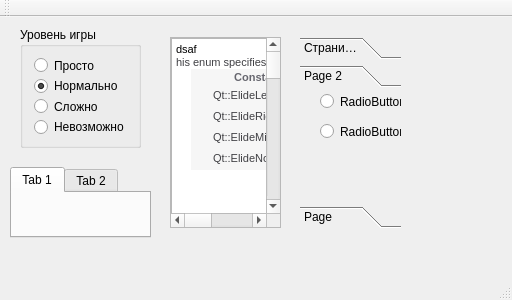
<?xml version="1.0" encoding="UTF-8"?>
<ui version="4.0">
 <class>MainWindow</class>
 <widget class="QMainWindow" name="MainWindow">
  <property name="geometry">
   <rect>
    <x>0</x>
    <y>0</y>
    <width>512</width>
    <height>300</height>
   </rect>
  </property>
  <property name="windowTitle">
   <string>MainWindow</string>
  </property>
  <widget class="QWidget" name="centralWidget">
   <widget class="QGroupBox" name="groupBox">
    <property name="geometry">
     <rect>
      <x>20</x>
      <y>10</y>
      <width>121</width>
      <height>121</height>
     </rect>
    </property>
    <property name="title">
     <string>Уровень игры</string>
    </property>
    <layout class="QVBoxLayout" name="verticalLayout">
     <item>
      <widget class="QRadioButton" name="radioButton">
       <property name="text">
        <string>Просто</string>
       </property>
      </widget>
     </item>
     <item>
      <widget class="QRadioButton" name="radioButton_2">
       <property name="text">
        <string>Нормально</string>
       </property>
       <property name="checked">
        <bool>true</bool>
       </property>
      </widget>
     </item>
     <item>
      <widget class="QRadioButton" name="radioButton_3">
       <property name="text">
        <string>Сложно</string>
       </property>
      </widget>
     </item>
     <item>
      <widget class="QRadioButton" name="radioButton_4">
       <property name="text">
        <string>Невозможно</string>
       </property>
      </widget>
     </item>
    </layout>
   </widget>
   <widget class="QScrollArea" name="scrollArea">
    <property name="geometry">
     <rect>
      <x>170</x>
      <y>20</y>
      <width>111</width>
      <height>191</height>
     </rect>
    </property>
    <property name="verticalScrollBarPolicy">
     <enum>Qt::ScrollBarAlwaysOn</enum>
    </property>
    <property name="horizontalScrollBarPolicy">
     <enum>Qt::ScrollBarAlwaysOn</enum>
    </property>
    <property name="sizeAdjustPolicy">
     <enum>QAbstractScrollArea::AdjustToContents</enum>
    </property>
    <property name="widgetResizable">
     <bool>true</bool>
    </property>
    <widget class="QWidget" name="scrollAreaWidgetContents">
     <property name="geometry">
      <rect>
       <x>0</x>
       <y>0</y>
       <width>1000</width>
       <height>1000</height>
      </rect>
     </property>
     <property name="minimumSize">
      <size>
       <width>1000</width>
       <height>1000</height>
      </size>
     </property>
     <widget class="QTextEdit" name="textEdit">
      <property name="geometry">
       <rect>
        <x>0</x>
        <y>0</y>
        <width>1000</width>
        <height>1000</height>
       </rect>
      </property>
      <property name="minimumSize">
       <size>
        <width>1000</width>
        <height>1000</height>
       </size>
      </property>
      <property name="html">
       <string>&lt;!DOCTYPE HTML PUBLIC &quot;-//W3C//DTD HTML 4.0//EN&quot; &quot;http://www.w3.org/TR/REC-html40/strict.dtd&quot;&gt;
&lt;html&gt;&lt;head&gt;&lt;meta name=&quot;qrichtext&quot; content=&quot;1&quot; /&gt;&lt;style type=&quot;text/css&quot;&gt;
p, li { white-space: pre-wrap; }
&lt;/style&gt;&lt;/head&gt;&lt;body style=&quot; font-family:'MS Shell Dlg 2'; font-size:8.25pt; font-weight:400; font-style:normal;&quot;&gt;
&lt;p style=&quot; margin-top:0px; margin-bottom:0px; margin-left:0px; margin-right:0px; -qt-block-indent:0; text-indent:0px;&quot;&gt;&lt;span style=&quot; font-size:8pt;&quot;&gt;dsaf&lt;/span&gt;&lt;/p&gt;
&lt;p style=&quot; margin-top:0px; margin-bottom:0px; margin-left:0px; margin-right:0px; -qt-block-indent:0; text-indent:0px;&quot;&gt;&lt;span style=&quot; font-family:'OpenSans,Arial'; font-size:8pt; color:#404044; background-color:#ffffff;&quot;&gt;his enum specifies where the ellipsis should appear when displaying texts that don't fit:&lt;/span&gt;&lt;/p&gt;
&lt;table border=&quot;0&quot; style=&quot; margin-top:0px; margin-bottom:25px; margin-left:15px; margin-right:0px;&quot; cellspacing=&quot;2&quot; cellpadding=&quot;0&quot; bgcolor=&quot;#f6f6f6&quot;&gt;
&lt;tr&gt;
&lt;td bgcolor=&quot;#f6f6f6&quot; style=&quot; vertical-align:top; padding-left:20;&quot;&gt;
&lt;p align=&quot;center&quot; style=&quot; margin-top:0px; margin-bottom:0px; margin-left:0px; margin-right:0px; -qt-block-indent:0; text-indent:0px;&quot;&gt;&lt;span style=&quot; font-family:'OpenSans,Arial'; font-size:8pt; font-weight:600; color:#66666e; background-color:#f6f6f6;&quot;&gt;Constant&lt;/span&gt;&lt;/p&gt;&lt;/td&gt;
&lt;td bgcolor=&quot;#f6f6f6&quot; style=&quot; vertical-align:top; padding-left:20;&quot;&gt;
&lt;p align=&quot;center&quot; style=&quot; margin-top:0px; margin-bottom:0px; margin-left:0px; margin-right:0px; -qt-block-indent:0; text-indent:0px;&quot;&gt;&lt;span style=&quot; font-family:'OpenSans,Arial'; font-size:8pt; font-weight:600; color:#66666e; background-color:#f6f6f6;&quot;&gt;Value&lt;/span&gt;&lt;/p&gt;&lt;/td&gt;
&lt;td bgcolor=&quot;#f6f6f6&quot; style=&quot; vertical-align:top; padding-left:20;&quot;&gt;
&lt;p align=&quot;center&quot; style=&quot; margin-top:0px; margin-bottom:0px; margin-left:0px; margin-right:0px; -qt-block-indent:0; text-indent:0px;&quot;&gt;&lt;span style=&quot; font-family:'OpenSans,Arial'; font-size:8pt; font-weight:600; color:#66666e; background-color:#f6f6f6;&quot;&gt;Description&lt;/span&gt;&lt;/p&gt;&lt;/td&gt;&lt;/tr&gt;
&lt;tr&gt;
&lt;td style=&quot; padding-left:20; padding-right:15; padding-top:3; padding-bottom:3;&quot;&gt;
&lt;p style=&quot; margin-top:0px; margin-bottom:0px; margin-left:0px; margin-right:0px; -qt-block-indent:0; text-indent:0px;&quot;&gt;&lt;span style=&quot; font-family:'Courier New,courier'; font-size:8pt; color:#404044;&quot;&gt;Qt::ElideLeft&lt;/span&gt;&lt;/p&gt;&lt;/td&gt;
&lt;td style=&quot; padding-left:20; padding-right:15; padding-top:3; padding-bottom:3;&quot;&gt;
&lt;p style=&quot; margin-top:0px; margin-bottom:0px; margin-left:0px; margin-right:0px; -qt-block-indent:0; text-indent:0px;&quot;&gt;&lt;span style=&quot; font-family:'Courier New,courier'; font-size:8pt; color:#404044;&quot;&gt;0&lt;/span&gt;&lt;/p&gt;&lt;/td&gt;
&lt;td style=&quot; padding-left:20; padding-right:15; padding-top:3; padding-bottom:3;&quot;&gt;
&lt;p style=&quot; margin-top:0px; margin-bottom:0px; margin-left:0px; margin-right:0px; -qt-block-indent:0; text-indent:0px;&quot;&gt;&lt;span style=&quot; font-family:'OpenSans,Arial'; font-size:8pt; color:#404044;&quot;&gt;The ellipsis should appear at the beginning of the text.&lt;/span&gt;&lt;/p&gt;&lt;/td&gt;&lt;/tr&gt;
&lt;tr&gt;
&lt;td style=&quot; padding-left:20; padding-right:15; padding-top:3; padding-bottom:3;&quot;&gt;
&lt;p style=&quot; margin-top:0px; margin-bottom:0px; margin-left:0px; margin-right:0px; -qt-block-indent:0; text-indent:0px;&quot;&gt;&lt;span style=&quot; font-family:'Courier New,courier'; font-size:8pt; color:#404044;&quot;&gt;Qt::ElideRight&lt;/span&gt;&lt;/p&gt;&lt;/td&gt;
&lt;td style=&quot; padding-left:20; padding-right:15; padding-top:3; padding-bottom:3;&quot;&gt;
&lt;p style=&quot; margin-top:0px; margin-bottom:0px; margin-left:0px; margin-right:0px; -qt-block-indent:0; text-indent:0px;&quot;&gt;&lt;span style=&quot; font-family:'Courier New,courier'; font-size:8pt; color:#404044;&quot;&gt;1&lt;/span&gt;&lt;/p&gt;&lt;/td&gt;
&lt;td style=&quot; padding-left:20; padding-right:15; padding-top:3; padding-bottom:3;&quot;&gt;
&lt;p style=&quot; margin-top:0px; margin-bottom:0px; margin-left:0px; margin-right:0px; -qt-block-indent:0; text-indent:0px;&quot;&gt;&lt;span style=&quot; font-family:'OpenSans,Arial'; font-size:8pt; color:#404044;&quot;&gt;The ellipsis should appear at the end of the text.&lt;/span&gt;&lt;/p&gt;&lt;/td&gt;&lt;/tr&gt;
&lt;tr&gt;
&lt;td style=&quot; padding-left:20; padding-right:15; padding-top:3; padding-bottom:3;&quot;&gt;
&lt;p style=&quot; margin-top:0px; margin-bottom:0px; margin-left:0px; margin-right:0px; -qt-block-indent:0; text-indent:0px;&quot;&gt;&lt;span style=&quot; font-family:'Courier New,courier'; font-size:8pt; color:#404044;&quot;&gt;Qt::ElideMiddle&lt;/span&gt;&lt;/p&gt;&lt;/td&gt;
&lt;td style=&quot; padding-left:20; padding-right:15; padding-top:3; padding-bottom:3;&quot;&gt;
&lt;p style=&quot; margin-top:0px; margin-bottom:0px; margin-left:0px; margin-right:0px; -qt-block-indent:0; text-indent:0px;&quot;&gt;&lt;span style=&quot; font-family:'Courier New,courier'; font-size:8pt; color:#404044;&quot;&gt;2&lt;/span&gt;&lt;/p&gt;&lt;/td&gt;
&lt;td style=&quot; padding-left:20; padding-right:15; padding-top:3; padding-bottom:3;&quot;&gt;
&lt;p style=&quot; margin-top:0px; margin-bottom:0px; margin-left:0px; margin-right:0px; -qt-block-indent:0; text-indent:0px;&quot;&gt;&lt;span style=&quot; font-family:'OpenSans,Arial'; font-size:8pt; color:#404044;&quot;&gt;The ellipsis should appear in the middle of the text.&lt;/span&gt;&lt;/p&gt;&lt;/td&gt;&lt;/tr&gt;
&lt;tr&gt;
&lt;td style=&quot; padding-left:20; padding-right:15; padding-top:3; padding-bottom:3;&quot;&gt;
&lt;p style=&quot; margin-top:0px; margin-bottom:0px; margin-left:0px; margin-right:0px; -qt-block-indent:0; text-indent:0px;&quot;&gt;&lt;span style=&quot; font-family:'Courier New,courier'; font-size:8pt; color:#404044;&quot;&gt;Qt::ElideNone&lt;/span&gt;&lt;/p&gt;&lt;/td&gt;
&lt;td style=&quot; padding-left:20; padding-right:15; padding-top:3; padding-bottom:3;&quot;&gt;
&lt;p style=&quot; margin-top:0px; margin-bottom:0px; margin-left:0px; margin-right:0px; -qt-block-indent:0; text-indent:0px;&quot;&gt;&lt;span style=&quot; font-family:'Courier New,courier'; font-size:8pt; color:#404044;&quot;&gt;3&lt;/span&gt;&lt;/p&gt;&lt;/td&gt;
&lt;td style=&quot; padding-left:20; padding-right:15; padding-top:3; padding-bottom:3;&quot;&gt;
&lt;p style=&quot; margin-top:0px; margin-bottom:0px; margin-left:0px; margin-right:0px; -qt-block-indent:0; text-indent:0px;&quot;&gt;&lt;span style=&quot; font-family:'OpenSans,Arial'; font-size:8pt; color:#404044;&quot;&gt;Ellipsis should NOT appear in the text.&lt;/span&gt;&lt;/p&gt;&lt;/td&gt;&lt;/tr&gt;&lt;/table&gt;&lt;/body&gt;&lt;/html&gt;</string>
      </property>
     </widget>
    </widget>
   </widget>
   <widget class="QToolBox" name="toolBox">
    <property name="geometry">
     <rect>
      <x>300</x>
      <y>20</y>
      <width>101</width>
      <height>191</height>
     </rect>
    </property>
    <property name="currentIndex">
     <number>1</number>
    </property>
    <widget class="QWidget" name="page1">
     <property name="geometry">
      <rect>
       <x>0</x>
       <y>0</y>
       <width>101</width>
       <height>110</height>
      </rect>
     </property>
     <attribute name="label">
      <string>Страница 1</string>
     </attribute>
     <widget class="QPushButton" name="pushButton">
      <property name="geometry">
       <rect>
        <x>10</x>
        <y>10</y>
        <width>75</width>
        <height>23</height>
       </rect>
      </property>
      <property name="text">
       <string>1</string>
      </property>
     </widget>
    </widget>
    <widget class="QWidget" name="page_2">
     <property name="geometry">
      <rect>
       <x>0</x>
       <y>0</y>
       <width>101</width>
       <height>110</height>
      </rect>
     </property>
     <attribute name="label">
      <string>Page 2</string>
     </attribute>
     <widget class="QRadioButton" name="radioButton_5">
      <property name="geometry">
       <rect>
        <x>20</x>
        <y>0</y>
        <width>82</width>
        <height>17</height>
       </rect>
      </property>
      <property name="text">
       <string>RadioButton</string>
      </property>
     </widget>
     <widget class="QRadioButton" name="radioButton_6">
      <property name="geometry">
       <rect>
        <x>20</x>
        <y>30</y>
        <width>82</width>
        <height>17</height>
       </rect>
      </property>
      <property name="text">
       <string>RadioButton</string>
      </property>
     </widget>
    </widget>
    <widget class="QWidget" name="page_3">
     <attribute name="label">
      <string>Page</string>
     </attribute>
    </widget>
   </widget>
   <widget class="QTabWidget" name="tabWidget">
    <property name="geometry">
     <rect>
      <x>10</x>
      <y>150</y>
      <width>141</width>
      <height>71</height>
     </rect>
    </property>
    <property name="currentIndex">
     <number>0</number>
    </property>
    <widget class="QWidget" name="tab">
     <attribute name="title">
      <string>Tab 1</string>
     </attribute>
    </widget>
    <widget class="QWidget" name="tab_2">
     <attribute name="title">
      <string>Tab 2</string>
     </attribute>
    </widget>
   </widget>
  </widget>
  <widget class="QMenuBar" name="menuBar">
   <property name="geometry">
    <rect>
     <x>0</x>
     <y>0</y>
     <width>512</width>
     <height>21</height>
    </rect>
   </property>
  </widget>
  <widget class="QToolBar" name="mainToolBar">
   <attribute name="toolBarArea">
    <enum>TopToolBarArea</enum>
   </attribute>
   <attribute name="toolBarBreak">
    <bool>false</bool>
   </attribute>
  </widget>
  <widget class="QStatusBar" name="statusBar"/>
 </widget>
 <layoutdefault spacing="6" margin="11"/>
 <resources/>
 <connections/>
</ui>
